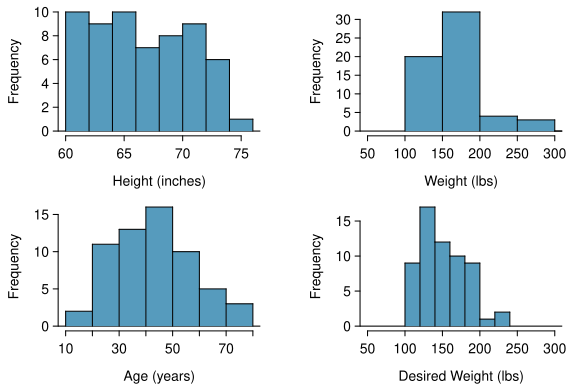

R code for this plot:
# histograms to replace figure 4.4.  This code chunk should be moved to the figures 
# subdir of chapter 4 in the repo

# use age, height, weight, desired weight

library(openintro)
data(COL)

# data(cdc.samp)
d <- cdc.samp

myPDF("cdcSampHistograms.pdf", 5.7, 3.9,
      mfrow = c(2, 2),
      mar = c(3.5, 3.5, 0.5, 1.5),
      mgp = c(2.2, 0.55, 0))
histPlot(d$height,
         main = "",
         xlab = "Height (inches)",
         ylab = "Frequency",
         col = COL[1])
par(mar = c(3.5, 4.5, 0.5, 0.5))
histPlot(d$weight,
         main = "",
         xlab = "Weight (lbs)",
         ylab = "Frequency",
         col = COL[1],
         xlim = c(50,300),
         breaks = 8)
par(mar = c(3.5, 3.5, 0.5, 1.5))
histPlot(d$age,
         main = "",
         xlab = "Age (years)",
         ylab = "Frequency",
         col = COL[1])
par(mar = c(3.5, 4.5, 0.5, 0.5))
histPlot(d$wtdesire,
         main = "",
         xlab = "Desired Weight (lbs)",
         ylab = "Frequency",
         col = COL[1],
         xlim = c(50,300),
         breaks = 6)    


dev.off()
